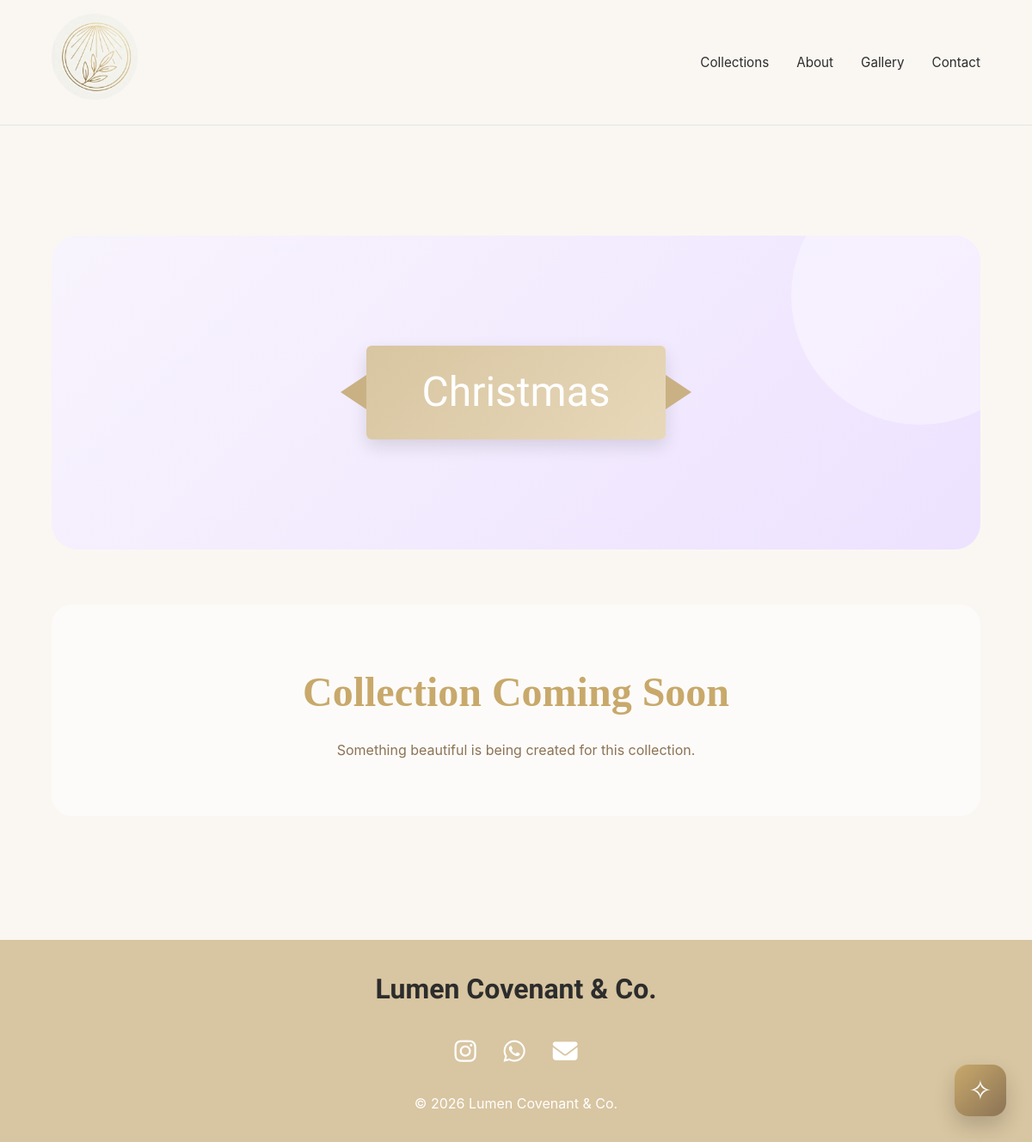
The page /collections/Christmas on the database as committed earlier.
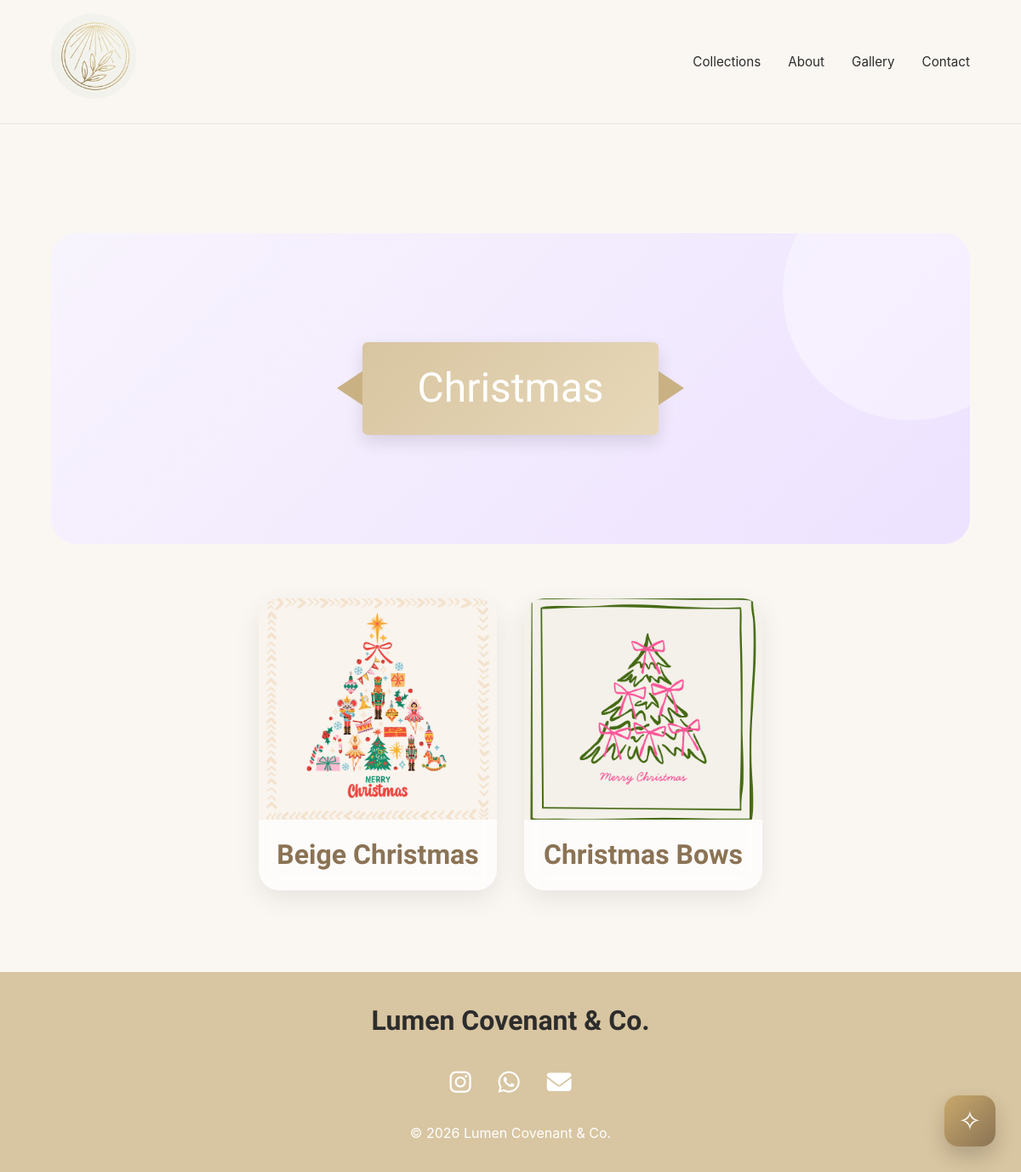
The same page on the database as committed later.
### models.py (models this page shows)
class Card(db.Model):
    id = db.Column(db.Integer, primary_key=True)
    name = db.Column(db.String(100), nullable=False)
    category = db.Column(db.String(50), nullable=False)
    slug = db.Column(db.String(120), unique=True)
    description = db.Column(db.Text)
    dimensions = db.Column(db.String(100))
    envelope = db.Column(db.String(50))
    customization = db.Column(db.String(50))
    front_image = db.Column(db.String(255))
    inside_left_image = db.Column(db.String(255))
    inside_right_image = db.Column(db.String(255))
    back_image = db.Column(db.String(255))
    price = db.Column(db.Float, default=0)
    featured = db.Column(db.Boolean, default=False)
    active = db.Column(db.Boolean, default=True)
    created_at = db.Column(
        db.DateTime,
        default=datetime.now(timezone.utc)
    )

### app.py (the view)
@app.route("/collections/<collection_name>")
def view_collection(collection_name):
    cards = Card.query.filter_by(
        category=collection_name,
        active=True
    ).all()
    return render_template("collection.html", collection_name=collection_name, cards=cards)

### templates/collection.html (shortened to what this page needs)
{% extends 'base.html' %}
{% block content %}
<section class="container">
    <section class="collection-banner">
        <div class="ribbon-wrapper">
            <div class="ribbon">{{ collection_name }}</div>
        </div>
    </section>
    {% if cards %}
    <div class="collection-grid">
        {% for card in cards %}
        <div class="collection-card card-preview" data-name="{{ card.name }}"
            data-description="{{ card.description or '' }}" data-price="{{ card.price }}"
            data-front="{{ url_for('static', filename='uploads/cards/' + card.front_image) if card.front_image else '' }}"
            data-left="{{ url_for('static', filename='uploads/cards/' + card.inside_left_image) if card.inside_left_image else '' }}"
            data-right="{{ url_for('static', filename='uploads/cards/' + card.inside_right_image) if card.inside_right_image else '' }}"
            data-back="{{ url_for('static', filename='uploads/cards/' + card.back_image) if card.back_image else '' }}">
            {% if card.front_image %}
            <img src="{{ url_for('static', filename='uploads/cards/' + card.front_image) }}" alt="{{ card.name }}">
            {% endif %}
            <h3>{{ card.name }}</h3>
        </div>
        {% endfor %}
    </div>
    {% else %}
    <div class="empty-collection">
        <h2>Collection Coming Soon</h2>
        <p> Something beautiful is being created for this collection.</p>
    </div>
    {% endif %}
</section>
{% endblock %}

Rows that differ between the two databases and show on the page:
added Card: front_image (picture), name "Beige Christmas"
added Card: front_image (picture), name "Christmas Bows"
Other text that changed with them:
text no longer shown: "Collection Coming Soon Something beautiful is being created for this collection."
